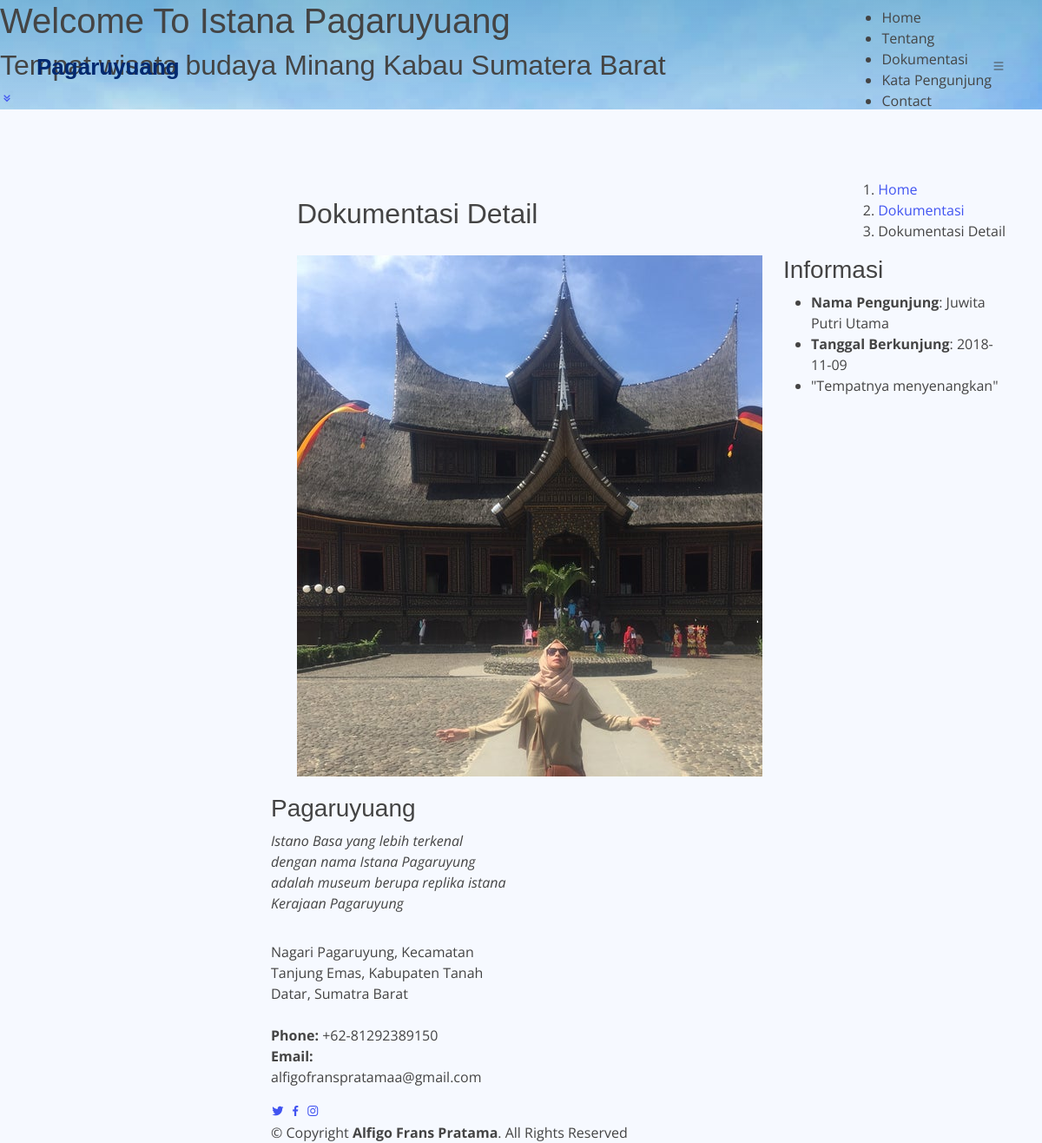
Page /landingpage/dokumentasi/3 on the committed database.
### tables this page shows
CREATE TABLE `tb_settings` (
  `id` int(11) NOT NULL,
  `judul_halaman` varchar(255) DEFAULT NULL,
  `text_sambutan` varchar(255) DEFAULT NULL,
  `desc_sambutan` text DEFAULT NULL,
  `sampul_website` varchar(255) DEFAULT NULL,
  `desc_web` varchar(255) DEFAULT NULL,
  `alamat` text DEFAULT NULL,
  `phone` char(20) DEFAULT NULL,
  `email` varchar(100) DEFAULT NULL,
  `twitter` varchar(255) DEFAULT NULL,
  `facebook` varchar(255) DEFAULT NULL,
  `instagram` varchar(255) DEFAULT NULL
);

CREATE TABLE `tb_dokumentasi` (
  `id_dokumentasi` int(11) NOT NULL,
  `thumbnail` varchar(255) NOT NULL,
  `nama_pengunjung` varchar(255) NOT NULL,
  `tanggal` date NOT NULL,
  `deskripsi` varchar(255) NOT NULL,
  `views` int(11) NOT NULL
);

### application/views/page/layout.php (called while the page is built)
<?php
require_once 'templates/head.php';
require_once 'templates/content.php';
require_once 'templates/footer.php';
?>

### application/controllers/Landingpage.php (called while the page is built, shortened)
<?php
class Landingpage extends CI_Controller
{
    public function dokumentasi($id)
    {
        $settings = $this->db->get('tb_settings')->row_array();
        $dokumentasi = $this->db->get_where('tb_dokumentasi', ['id_dokumentasi' => $id])->row_array();
        $data = array(
            'title' => 'Istana Pagaruyuang',
            'isi' => 'page/dokumentasi/detail',
            'settings' => $settings,
            'dokumentasi' => $dokumentasi,
        );
        $this->load->view('page/layout', $data, FALSE);
    }
}

### index.php (called while the page is built, shortened)
<?php
require_once BASEPATH.'core/CodeIgniter.php';

### application/views/page/templates/content.php (called while the page is built)
<?php
if($isi){
    $this->load->view($isi);
}

### application/views/page/dokumentasi/detail.php (the view, shortened to what this page needs)
<main id="main">
    <section class="breadcrumbs">
        <div class="container">
            <div class="d-flex justify-content-between align-items-center">
                <h2>Dokumentasi Detail</h2>
                <ol>
                    <li><a href="<?= base_url('') ?>">Home</a></li>
                    <li><a href="<?= base_url('landingpage/alldokumentasi/') ?>">Dokumentasi</a></li>
                    <li>Dokumentasi Detail</li>
                </ol>
            </div>
        </div>
    </section>
    <section id="portfolio" class="portfolio">
        <div class="container">
            <div class="row gy-4">
                <div class="col-lg-8">
                    <div class="portfolio-details-slider swiper">
                        <div class="swiper-wrapper align-items-center">
                            <div class="swiper-slide">
                                <img src="<?= base_url('vendor/dokumentasi/') . $dokumentasi['thumbnail']; ?>" alt="">
                            </div>
                        </div>
                    </div>
                </div>
                <div class="col-lg-4">
                    <div class="portfolio-info">
                        <h3>Informasi</h3>
                        <ul>
                            <li><strong>Nama Pengunjung</strong>: <?= $dokumentasi['nama_pengunjung'] ?></li>
                            <li><strong>Tanggal Berkunjung</strong>: <?= $dokumentasi['tanggal']; ?></li>
                            <li>
                                <p>
                                    "<?php echo $dokumentasi['deskripsi'] ?>"
                                </p>
                            </li>
                        </ul>
                    </div>
                </div>
            </div>
        </div>
    </section>
</main>

### application/views/page/templates/head.php (shortened to what this page needs)
<!DOCTYPE html>
<html lang="en">
<head>
    <link href="<?= base_url('vendor/landingpage/') ?>assets/vendor/aos/aos.css" rel="stylesheet">
    <link href="<?= base_url('vendor/landingpage/') ?>assets/vendor/bootstrap/css/bootstrap.min.css" rel="stylesheet">
    <link href="<?= base_url('vendor/landingpage/') ?>assets/vendor/bootstrap-icons/bootstrap-icons.css" rel="stylesheet">
    <link href="<?= base_url('vendor/landingpage/') ?>assets/vendor/boxicons/css/boxicons.min.css" rel="stylesheet">
    <link href="<?= base_url('vendor/landingpage/') ?>assets/vendor/glightbox/css/glightbox.min.css" rel="stylesheet">
    <link href="<?= base_url('vendor/landingpage/') ?>assets/vendor/swiper/swiper-bundle.min.css" rel="stylesheet">
    <link href="<?= base_url('vendor/landingpage/') ?>assets/css/style.css" rel="stylesheet">
</head>
<body>
    <header id="header" class="fixed-top header-transparent">
        <div class="container d-flex align-items-center justify-content-between">
            <div class="logo">
                <h1 class="text-light"><a href="<?= base_url(''); ?>"><span><?= $settings['judul_halaman'] ?></span></a></h1>
            </div>
            <nav id="navbar" class="navbar">
                <ul>
                    <li><a class="nav-link scrollto active" href="#hero">Home</a></li>
                    <li><a class="nav-link scrollto" href="#tentang">Tentang</a></li>
                    <li><a class="nav-link scrollto" href="#dokumentasi">Dokumentasi</a></li>
                    <li><a class="nav-link scrollto" href="#katapengunjung">Kata Pengunjung</a></li>
                    <li><a class="nav-link scrollto" href="#contact">Contact</a></li>
                </ul>
                <i class="bi bi-list mobile-nav-toggle"></i>
            </nav>
        </div>
    </header>
    <section id="hero">
        <div class="hero-container" data-aos="fade-up">
            <h1><?= $settings['text_sambutan']; ?></h1>
            <h2><?= $settings['desc_sambutan'] ?></h2>
            <a href="#about" class="btn-get-started scrollto"><i class="bx bx-chevrons-down"></i></a>
        </div>
    </section>

### application/views/page/templates/footer.php (shortened to what this page needs)
<footer id="footer">
    <div class="footer-top">
        <div class="container">
            <div class="row">
                <div class="col-lg-4 col-md-6">
                    <div class="footer-info">
                        <h3><?= $settings['judul_halaman'] ?></h3>
                        <p class="pb-3"><em><?= $settings['desc_web'] ?></em></p>
                        <p>
                            <?= $settings['alamat'] ?><br><br>
                            <strong>Phone:</strong> <?= $settings['phone'] ?><br>
                            <strong>Email:</strong> <?= $settings['email'] ?><br>
                        </p>
                        <div class="social-links mt-3">
                            <a href="<?= $settings['twitter'] ?>" class="twitter"><i class="bx bxl-twitter"></i></a>
                            <a href="<?= $settings['facebook'] ?>" class="facebook"><i class="bx bxl-facebook"></i></a>
                            <a href="<?= $settings['instagram'] ?>" class="instagram"><i class="bx bxl-instagram"></i></a>
                        </div>
                    </div>
                </div>
            </div>
        </div>
    </div>
    <div class="container">
        <div class="copyright">
            &copy; Copyright <strong><span>Alfigo Frans Pratama</span></strong>. All Rights Reserved
        </div>
    </div>
</footer>
</body>
</html>

### rows in the picture
tb_settings: judul_halaman "Pagaruyuang", text_sambutan "Welcome To Istana Pagaruyuang", desc_sambutan "Tempat wisata budaya Minang Kabau Sumatera Barat", desc_web "Istano Basa yang lebih terkenal dengan nama Istana Pagaruyung adalah museum berupa replika istana Kerajaan Pagaruyung", alamat "Nagari Pagaruyung, Kecamatan Tanjung Emas, Kabupaten Tanah Datar, Sumatra Barat", phone "+62-81292389150", email "alfigofranspratamaa@gmail.com"
tb_dokumentasi: thumbnail (picture), nama_pengunjung "Juwita Putri Utama", tanggal "2018-11-09", deskripsi "Tempatnya menyenangkan"
